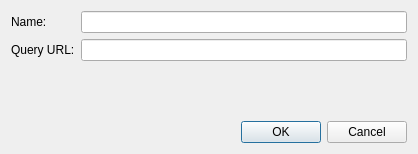
<?xml version="1.0" encoding="UTF-8"?>
<ui version="4.0">
 <class>AddSearchEngineDialog</class>
 <widget class="QDialog" name="AddSearchEngineDialog">
  <property name="geometry">
   <rect>
    <x>0</x>
    <y>0</y>
    <width>418</width>
    <height>154</height>
   </rect>
  </property>
  <property name="windowTitle">
   <string>Add Search Engine</string>
  </property>
  <layout class="QVBoxLayout" name="verticalLayout">
   <item>
    <layout class="QFormLayout" name="formLayout">
     <item row="0" column="0">
      <widget class="QLabel" name="labelName">
       <property name="text">
        <string>Name:</string>
       </property>
      </widget>
     </item>
     <item row="0" column="1">
      <widget class="QLineEdit" name="lineEditName"/>
     </item>
     <item row="1" column="0">
      <widget class="QLabel" name="labelQuery">
       <property name="text">
        <string>Query URL:</string>
       </property>
      </widget>
     </item>
     <item row="1" column="1">
      <widget class="QLineEdit" name="lineEditQueryURL"/>
     </item>
    </layout>
   </item>
   <item>
    <widget class="QDialogButtonBox" name="buttonBox">
     <property name="orientation">
      <enum>Qt::Horizontal</enum>
     </property>
     <property name="standardButtons">
      <set>QDialogButtonBox::Cancel|QDialogButtonBox::Ok</set>
     </property>
    </widget>
   </item>
  </layout>
 </widget>
 <resources/>
 <connections>
  <connection>
   <sender>buttonBox</sender>
   <signal>accepted()</signal>
   <receiver>AddSearchEngineDialog</receiver>
   <slot>accept()</slot>
   <hints>
    <hint type="sourcelabel">
     <x>248</x>
     <y>254</y>
    </hint>
    <hint type="destinationlabel">
     <x>157</x>
     <y>274</y>
    </hint>
   </hints>
  </connection>
  <connection>
   <sender>buttonBox</sender>
   <signal>rejected()</signal>
   <receiver>AddSearchEngineDialog</receiver>
   <slot>reject()</slot>
   <hints>
    <hint type="sourcelabel">
     <x>316</x>
     <y>260</y>
    </hint>
    <hint type="destinationlabel">
     <x>286</x>
     <y>274</y>
    </hint>
   </hints>
  </connection>
 </connections>
</ui>
